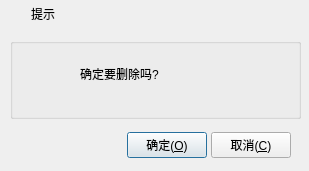
<?xml version="1.0" encoding="UTF-8"?>
<ui version="4.0">
 <class>frmMessageBox</class>
 <widget class="QDialog" name="frmMessageBox">
  <property name="geometry">
   <rect>
    <x>0</x>
    <y>0</y>
    <width>309</width>
    <height>171</height>
   </rect>
  </property>
  <property name="windowTitle">
   <string>提示</string>
  </property>
  <layout class="QVBoxLayout" name="verticalLayout">
   <property name="spacing">
    <number>0</number>
   </property>
   <property name="margin">
    <number>0</number>
   </property>
   <item>
    <widget class="QWidget" name="widget_title" native="true">
     <property name="sizePolicy">
      <sizepolicy hsizetype="Preferred" vsizetype="Fixed">
       <horstretch>0</horstretch>
       <verstretch>0</verstretch>
      </sizepolicy>
     </property>
     <property name="minimumSize">
      <size>
       <width>100</width>
       <height>28</height>
      </size>
     </property>
     <layout class="QHBoxLayout" name="horizontalLayout_2">
      <property name="spacing">
       <number>0</number>
      </property>
      <property name="margin">
       <number>0</number>
      </property>
      <item>
       <widget class="QLabel" name="lab_Ico">
        <property name="sizePolicy">
         <sizepolicy hsizetype="Minimum" vsizetype="Preferred">
          <horstretch>0</horstretch>
          <verstretch>0</verstretch>
         </sizepolicy>
        </property>
        <property name="minimumSize">
         <size>
          <width>31</width>
          <height>0</height>
         </size>
        </property>
        <property name="text">
         <string/>
        </property>
        <property name="alignment">
         <set>Qt::AlignCenter</set>
        </property>
       </widget>
      </item>
      <item>
       <widget class="QLabel" name="lab_Title">
        <property name="sizePolicy">
         <sizepolicy hsizetype="Expanding" vsizetype="Preferred">
          <horstretch>0</horstretch>
          <verstretch>0</verstretch>
         </sizepolicy>
        </property>
        <property name="styleSheet">
         <string notr="true">font: 10pt &quot;微软雅黑&quot;;</string>
        </property>
        <property name="text">
         <string>提示</string>
        </property>
        <property name="alignment">
         <set>Qt::AlignLeading|Qt::AlignLeft|Qt::AlignVCenter</set>
        </property>
       </widget>
      </item>
      <item>
       <widget class="QWidget" name="widget_menu" native="true">
        <property name="sizePolicy">
         <sizepolicy hsizetype="Minimum" vsizetype="Preferred">
          <horstretch>0</horstretch>
          <verstretch>0</verstretch>
         </sizepolicy>
        </property>
        <layout class="QHBoxLayout" name="horizontalLayout">
         <property name="spacing">
          <number>0</number>
         </property>
         <property name="margin">
          <number>0</number>
         </property>
         <item>
          <widget class="QPushButton" name="btnMenu_Close">
           <property name="sizePolicy">
            <sizepolicy hsizetype="Minimum" vsizetype="Expanding">
             <horstretch>0</horstretch>
             <verstretch>0</verstretch>
            </sizepolicy>
           </property>
           <property name="minimumSize">
            <size>
             <width>40</width>
             <height>0</height>
            </size>
           </property>
           <property name="cursor">
            <cursorShape>ArrowCursor</cursorShape>
           </property>
           <property name="focusPolicy">
            <enum>Qt::NoFocus</enum>
           </property>
           <property name="toolTip">
            <string>关闭</string>
           </property>
           <property name="text">
            <string/>
           </property>
           <property name="flat">
            <bool>true</bool>
           </property>
          </widget>
         </item>
        </layout>
       </widget>
      </item>
     </layout>
    </widget>
   </item>
   <item>
    <widget class="QWidget" name="widget_main" native="true">
     <property name="styleSheet">
      <string notr="true">font: 11pt &quot;微软雅黑&quot;;</string>
     </property>
     <widget class="QGroupBox" name="groupBox">
      <property name="geometry">
       <rect>
        <x>10</x>
        <y>10</y>
        <width>291</width>
        <height>81</height>
       </rect>
      </property>
      <property name="title">
       <string/>
      </property>
      <widget class="QLabel" name="labIcoMain">
       <property name="geometry">
        <rect>
         <x>10</x>
         <y>10</y>
         <width>45</width>
         <height>45</height>
        </rect>
       </property>
       <property name="styleSheet">
        <string notr="true">border-image: url(:/image/info.png);</string>
       </property>
       <property name="text">
        <string/>
       </property>
      </widget>
      <widget class="QLabel" name="labInfo">
       <property name="geometry">
        <rect>
         <x>70</x>
         <y>10</y>
         <width>211</width>
         <height>51</height>
        </rect>
       </property>
       <property name="text">
        <string>确定要删除吗?</string>
       </property>
       <property name="scaledContents">
        <bool>false</bool>
       </property>
       <property name="wordWrap">
        <bool>true</bool>
       </property>
      </widget>
     </widget>
     <widget class="QWidget" name="layoutWidget">
      <property name="geometry">
       <rect>
        <x>20</x>
        <y>100</y>
        <width>271</width>
        <height>34</height>
       </rect>
      </property>
      <layout class="QHBoxLayout" name="horizontalLayout_3">
       <property name="spacing">
        <number>4</number>
       </property>
       <item>
        <spacer name="horizontalSpacer">
         <property name="orientation">
          <enum>Qt::Horizontal</enum>
         </property>
         <property name="sizeHint" stdset="0">
          <size>
           <width>40</width>
           <height>20</height>
          </size>
         </property>
        </spacer>
       </item>
       <item>
        <widget class="QPushButton" name="btnOk">
         <property name="sizePolicy">
          <sizepolicy hsizetype="Maximum" vsizetype="Maximum">
           <horstretch>0</horstretch>
           <verstretch>0</verstretch>
          </sizepolicy>
         </property>
         <property name="cursor">
          <cursorShape>PointingHandCursor</cursorShape>
         </property>
         <property name="focusPolicy">
          <enum>Qt::StrongFocus</enum>
         </property>
         <property name="styleSheet">
          <string notr="true"/>
         </property>
         <property name="text">
          <string>确定(&amp;O)</string>
         </property>
         <property name="icon">
          <iconset>
           <normaloff>:/image/update.png</normaloff>:/image/update.png</iconset>
         </property>
         <property name="iconSize">
          <size>
           <width>20</width>
           <height>20</height>
          </size>
         </property>
        </widget>
       </item>
       <item>
        <widget class="QPushButton" name="btnCancel">
         <property name="sizePolicy">
          <sizepolicy hsizetype="Maximum" vsizetype="Maximum">
           <horstretch>0</horstretch>
           <verstretch>0</verstretch>
          </sizepolicy>
         </property>
         <property name="cursor">
          <cursorShape>PointingHandCursor</cursorShape>
         </property>
         <property name="focusPolicy">
          <enum>Qt::StrongFocus</enum>
         </property>
         <property name="styleSheet">
          <string notr="true"/>
         </property>
         <property name="text">
          <string>取消(&amp;C)</string>
         </property>
         <property name="icon">
          <iconset>
           <normaloff>:/image/close.png</normaloff>:/image/close.png</iconset>
         </property>
         <property name="iconSize">
          <size>
           <width>20</width>
           <height>20</height>
          </size>
         </property>
        </widget>
       </item>
      </layout>
     </widget>
    </widget>
   </item>
  </layout>
 </widget>
 <resources/>
 <connections/>
</ui>
